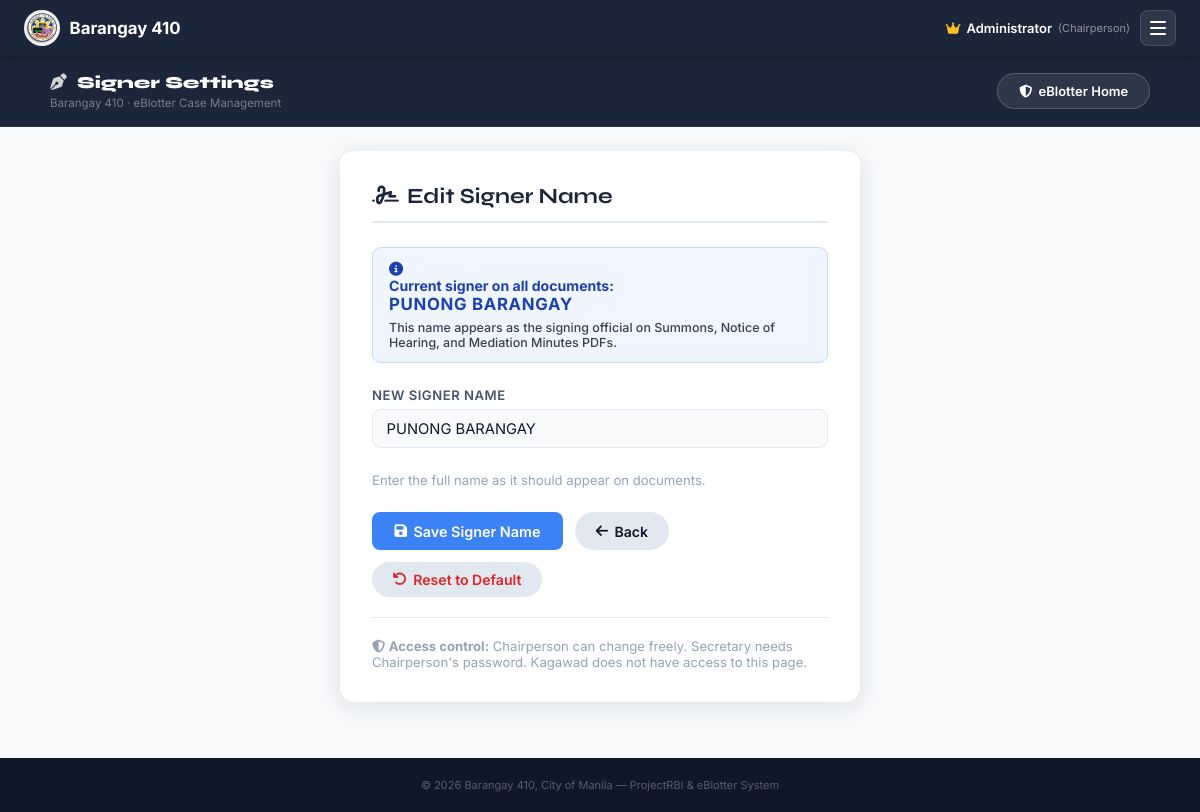
Page /eBlotter/signer_settings.php (signed in) on the earlier database version.
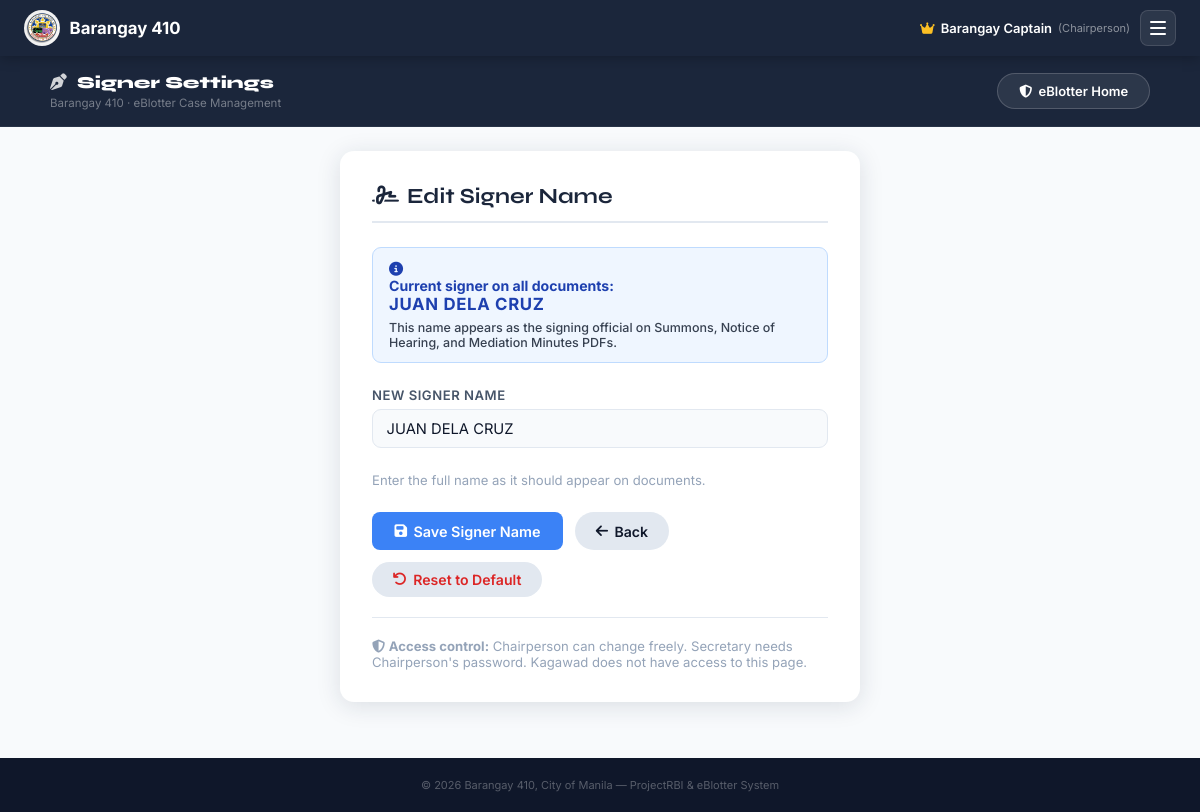
Same page on the later database version.
### tables this page shows
CREATE TABLE `eb_signer_settings` (
  `id` int(11) NOT NULL DEFAULT 1,
  `signer_name` varchar(200) NOT NULL,
  `updated_at` datetime NOT NULL DEFAULT current_timestamp() ON UPDATE current_timestamp()
);

### eBlotter/auth.php (called while the page is built, shortened)
<?php
function currentUser(): ?array { return $_SESSION['eb_user'] ?? null; }
function getSignerName(mysqli $conn): string {
    $stmt = $conn->prepare("SELECT signer_name FROM eb_signer_settings WHERE id=1 LIMIT 1");
    if ($stmt && $stmt->execute()) {
        $row = $stmt->get_result()->fetch_assoc();
        if ($row && !empty(trim($row['signer_name']))) {
            return strtoupper(trim($row['signer_name']));
        }
    }
    return DEFAULT_SIGNER_NAME;
}

### eBlotter/signer_settings.php (the view, shortened to what the changed rows need)
<?php
require_once __DIR__.'/auth.php';
$currentSigner = getSignerName($conn);
?>
<!DOCTYPE html>
<html lang="en">
<head>
<link rel="stylesheet" href="https://cdnjs.cloudflare.com/ajax/libs/font-awesome/6.4.0/css/all.min.css">
<link rel="stylesheet" href="../assets/css/main.css?v=<?=filemtime(dirname(__DIR__).'/assets/css/main.css')?>">
<link rel="stylesheet" href="eblotter.css?v=<?=filemtime(__DIR__.'/eblotter.css')?>">
</head>
<body>
<?php
$page_title   = '<i class="fas fa-pen-nib" style="opacity:.8;margin-right:5px"></i> Signer Settings';
$active_page   = 'signer';
include '_eb_topbar.php';
?>
<div style="padding:1.5rem;max-width:700px;margin:0 auto">
  <div class="eb-form-card" style="max-width:520px">
    <h2><i class="fas fa-signature"></i> Edit Signer Name</h2>
    <div class="eb-alert eb-alert-info" style="margin-bottom:1.5rem">
      <div>
        <strong>Current signer on all documents:</strong><br>
        <span style="font-size:1.05rem;font-weight:700;letter-spacing:.04em"><?= htmlspecialchars($currentSigner) ?></span>
        <div style="margin-top:.4rem;font-size:.78rem;color:#374151">
          This name appears as the signing official on Summons, Notice of Hearing, and Mediation Minutes PDFs.
        </div>
      </div>
    </div>
    <form method="post">
      <div class="eb-field">
        <label>New Signer Name</label>
        <input type="text" name="signer_name"
               value="<?= htmlspecialchars($currentSigner) ?>"
               placeholder="e.g. MARIA SANTOS, Punong Barangay"
               maxlength="120" required>
        <div class="text-sm text-muted mt-1">Enter the full name as it should appear on documents.</div>
      </div>
    </form>
  </div>
</div>
</body>
</html>

### eBlotter/_eb_topbar.php (shortened to what the changed rows need)
<?php
$_ebU       = currentUser();
$_ebRole    = $_ebU['role']      ?? 'kagawad';
$_ebName    = $_ebU['full_name'] ?? $_ebU['username'] ?? 'User';
$_ebBadge   = match($_ebRole) {
    'chairperson' => ['icon'=>'fa-crown',    'label'=>'Chairperson', 'color'=>'#fbbf24'],
    'secretary'   => ['icon'=>'fa-user-tie', 'label'=>'Secretary',   'color'=>'#93c5fd'],
    default       => ['icon'=>'fa-user',     'label'=>'Kagawad',     'color'=>'#94a3b8'],
};
?>
<header style="background:#1b263b;height:56px;display:flex;align-items:center;padding:0 1.5rem;justify-content:space-between;position:sticky;top:0;z-index:500;box-shadow:0 2px 12px rgba(0,0,0,.25);gap:1rem">
  <div style="display:flex;align-items:center;gap:10px;flex-shrink:0">
    <span style="display:flex;align-items:center;gap:6px;font-size:13px;font-weight:600;color:#fff;font-family:'Inter',sans-serif">
      <i class="fas <?= $_ebBadge['icon'] ?>" style="color:<?= $_ebBadge['color'] ?>;font-size:13px"></i>
      <?= htmlspecialchars($_ebName) ?>
      <span style="font-size:11px;font-weight:400;color:rgba(255,255,255,.5)">(<?= $_ebBadge['label'] ?>)</span>
    </span>
    <button onclick="ebOpenSidebar()" title="Menu"
      style="width:36px;height:36px;border-radius:8px;background:rgba(255,255,255,.08);border:1px solid rgba(255,255,255,.12);color:#fff;display:flex;flex-direction:column;align-items:center;justify-content:center;gap:4px;cursor:pointer;padding:0;flex-shrink:0">
      <span style="display:block;width:16px;height:2px;border-radius:2px;background:#fff"></span>
      <span style="display:block;width:16px;height:2px;border-radius:2px;background:#fff"></span>
      <span style="display:block;width:16px;height:2px;border-radius:2px;background:#fff"></span>
    </button>
  </div>
</header>
<?php if (!empty($page_title) && ($active_page ?? '') !== 'home' && empty($hero_mode)): ?>
<div style="background:#1b263b;padding:1rem 2rem;border-bottom:1px solid rgba(255,255,255,.06)">
  <div style="max-width:1100px;margin:0 auto;display:flex;align-items:center;justify-content:space-between;gap:12px">
    <div>
      <h1 style="color:#fff;font-family:'Syne',sans-serif;font-size:1.05rem;font-weight:800;margin:0"><?= $page_title ?></h1>
    </div>
  </div>
</div>
<?php endif; ?>

Differences in the rows shown:
changed eb_signer_settings: signer_name "PUNONG BARANGAY" → "JUAN DELA CRUZ"
Other differences:
$_ebName: "Administrator" → "Barangay Captain"
